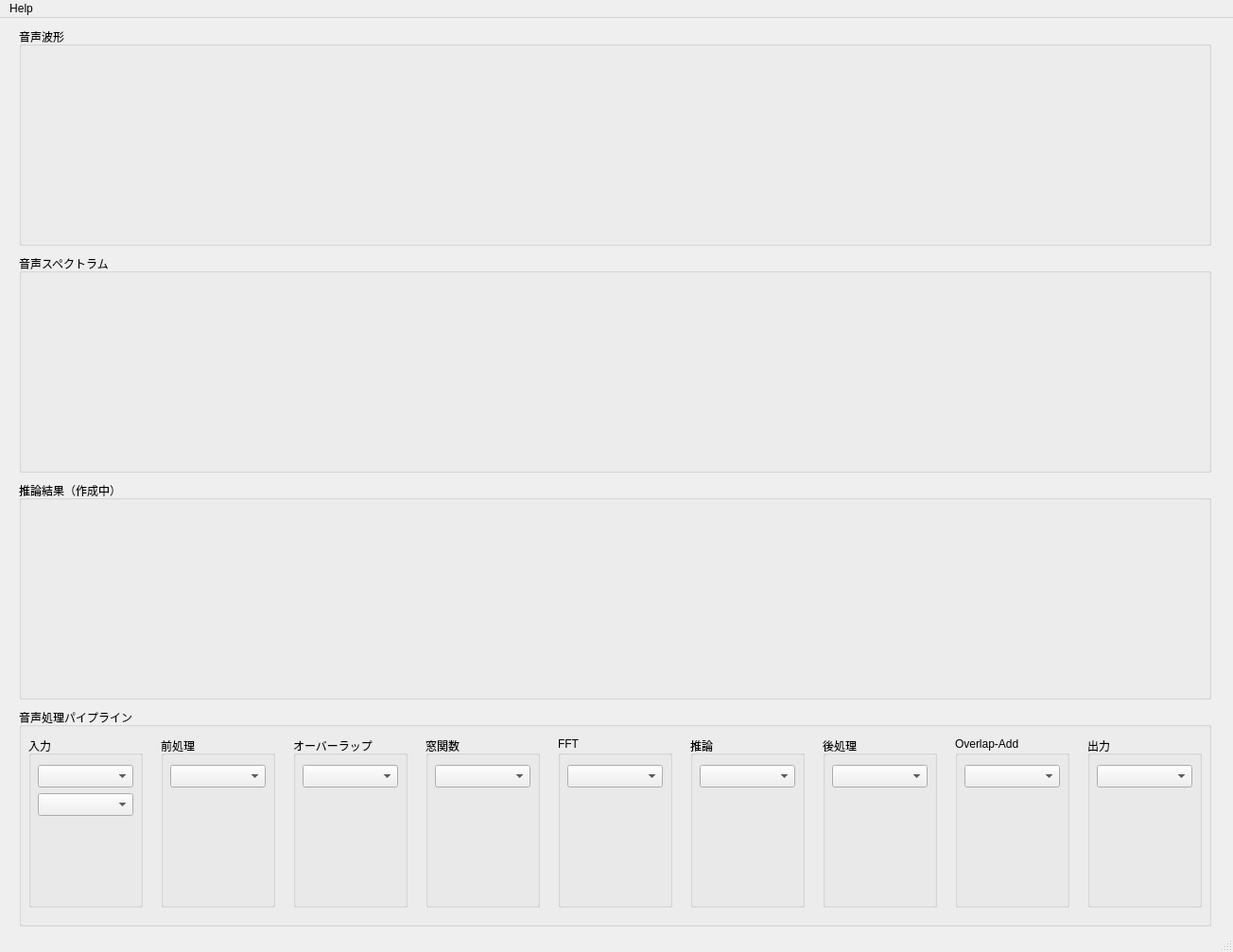
<?xml version="1.0" encoding="UTF-8"?>
<ui version="4.0">
 <class>MainWindow</class>
 <widget class="QMainWindow" name="MainWindow">
  <property name="geometry">
   <rect>
    <x>0</x>
    <y>0</y>
    <width>1304</width>
    <height>1007</height>
   </rect>
  </property>
  <property name="windowTitle">
   <string>MainWindow</string>
  </property>
  <widget class="QWidget" name="centralwidget">
   <widget class="QGroupBox" name="groupBoxWaveform">
    <property name="geometry">
     <rect>
      <x>20</x>
      <y>10</y>
      <width>1261</width>
      <height>231</height>
     </rect>
    </property>
    <property name="title">
     <string>音声波形</string>
    </property>
    <widget class="QWidget" name="widgetWaveform" native="true">
     <property name="geometry">
      <rect>
       <x>10</x>
       <y>30</y>
       <width>1241</width>
       <height>191</height>
      </rect>
     </property>
    </widget>
   </widget>
   <widget class="QGroupBox" name="groupBoxSpectrum">
    <property name="geometry">
     <rect>
      <x>20</x>
      <y>250</y>
      <width>1261</width>
      <height>231</height>
     </rect>
    </property>
    <property name="title">
     <string>音声スペクトラム</string>
    </property>
    <widget class="QWidget" name="widgetSpectrum" native="true">
     <property name="geometry">
      <rect>
       <x>10</x>
       <y>30</y>
       <width>1241</width>
       <height>191</height>
      </rect>
     </property>
    </widget>
   </widget>
   <widget class="QGroupBox" name="groupBoxInferResult">
    <property name="geometry">
     <rect>
      <x>20</x>
      <y>490</y>
      <width>1261</width>
      <height>231</height>
     </rect>
    </property>
    <property name="title">
     <string>推論結果（作成中）</string>
    </property>
    <widget class="QWidget" name="widgetInferResult" native="true">
     <property name="geometry">
      <rect>
       <x>10</x>
       <y>30</y>
       <width>1241</width>
       <height>191</height>
      </rect>
     </property>
    </widget>
   </widget>
   <widget class="QGroupBox" name="groupBoxPipeline">
    <property name="geometry">
     <rect>
      <x>20</x>
      <y>730</y>
      <width>1261</width>
      <height>231</height>
     </rect>
    </property>
    <property name="title">
     <string>音声処理パイプライン</string>
    </property>
    <widget class="QGroupBox" name="groupBoxAcquire">
     <property name="geometry">
      <rect>
       <x>10</x>
       <y>30</y>
       <width>121</width>
       <height>181</height>
      </rect>
     </property>
     <property name="title">
      <string>入力</string>
     </property>
     <widget class="QComboBox" name="comboBoxAcquire">
      <property name="geometry">
       <rect>
        <x>10</x>
        <y>30</y>
        <width>101</width>
        <height>24</height>
       </rect>
      </property>
     </widget>
     <widget class="QComboBox" name="comboBoxAcquireDevice">
      <property name="geometry">
       <rect>
        <x>10</x>
        <y>60</y>
        <width>101</width>
        <height>24</height>
       </rect>
      </property>
     </widget>
    </widget>
    <widget class="QGroupBox" name="groupBoxPreProcess">
     <property name="geometry">
      <rect>
       <x>150</x>
       <y>30</y>
       <width>121</width>
       <height>181</height>
      </rect>
     </property>
     <property name="title">
      <string>前処理</string>
     </property>
     <widget class="QComboBox" name="comboBoxPreProcess">
      <property name="geometry">
       <rect>
        <x>10</x>
        <y>30</y>
        <width>101</width>
        <height>24</height>
       </rect>
      </property>
     </widget>
    </widget>
    <widget class="QGroupBox" name="groupBoxOverlap">
     <property name="geometry">
      <rect>
       <x>290</x>
       <y>30</y>
       <width>121</width>
       <height>181</height>
      </rect>
     </property>
     <property name="title">
      <string>オーバーラップ</string>
     </property>
     <widget class="QComboBox" name="comboBoxOverlap">
      <property name="geometry">
       <rect>
        <x>10</x>
        <y>30</y>
        <width>101</width>
        <height>24</height>
       </rect>
      </property>
     </widget>
    </widget>
    <widget class="QGroupBox" name="groupBoxFft">
     <property name="geometry">
      <rect>
       <x>570</x>
       <y>30</y>
       <width>121</width>
       <height>181</height>
      </rect>
     </property>
     <property name="title">
      <string>FFT</string>
     </property>
     <widget class="QComboBox" name="comboBoxFft">
      <property name="geometry">
       <rect>
        <x>10</x>
        <y>30</y>
        <width>101</width>
        <height>24</height>
       </rect>
      </property>
     </widget>
    </widget>
    <widget class="QGroupBox" name="groupBoxInfer">
     <property name="geometry">
      <rect>
       <x>710</x>
       <y>30</y>
       <width>121</width>
       <height>181</height>
      </rect>
     </property>
     <property name="title">
      <string>推論</string>
     </property>
     <widget class="QComboBox" name="comboBoxInfer">
      <property name="geometry">
       <rect>
        <x>10</x>
        <y>30</y>
        <width>101</width>
        <height>24</height>
       </rect>
      </property>
     </widget>
    </widget>
    <widget class="QGroupBox" name="groupBoxPostProcess">
     <property name="geometry">
      <rect>
       <x>850</x>
       <y>30</y>
       <width>121</width>
       <height>181</height>
      </rect>
     </property>
     <property name="title">
      <string>後処理</string>
     </property>
     <widget class="QComboBox" name="comboBoxPostProcess">
      <property name="geometry">
       <rect>
        <x>10</x>
        <y>30</y>
        <width>101</width>
        <height>24</height>
       </rect>
      </property>
     </widget>
    </widget>
    <widget class="QGroupBox" name="groupBoxOverlapAdd">
     <property name="geometry">
      <rect>
       <x>990</x>
       <y>30</y>
       <width>121</width>
       <height>181</height>
      </rect>
     </property>
     <property name="title">
      <string>Overlap-Add</string>
     </property>
     <widget class="QComboBox" name="comboBoxOverlapAdd">
      <property name="geometry">
       <rect>
        <x>10</x>
        <y>30</y>
        <width>101</width>
        <height>24</height>
       </rect>
      </property>
     </widget>
    </widget>
    <widget class="QGroupBox" name="groupBoxOutput">
     <property name="geometry">
      <rect>
       <x>1130</x>
       <y>30</y>
       <width>121</width>
       <height>181</height>
      </rect>
     </property>
     <property name="title">
      <string>出力</string>
     </property>
     <widget class="QComboBox" name="comboBoxOutput">
      <property name="geometry">
       <rect>
        <x>10</x>
        <y>30</y>
        <width>101</width>
        <height>24</height>
       </rect>
      </property>
     </widget>
    </widget>
    <widget class="QGroupBox" name="groupBoxWindow">
     <property name="geometry">
      <rect>
       <x>430</x>
       <y>30</y>
       <width>121</width>
       <height>181</height>
      </rect>
     </property>
     <property name="title">
      <string>窓関数</string>
     </property>
     <widget class="QComboBox" name="comboBoxWindow">
      <property name="geometry">
       <rect>
        <x>10</x>
        <y>30</y>
        <width>101</width>
        <height>24</height>
       </rect>
      </property>
     </widget>
    </widget>
   </widget>
  </widget>
  <widget class="QStatusBar" name="statusbar"/>
  <widget class="QMenuBar" name="menubar">
   <property name="geometry">
    <rect>
     <x>0</x>
     <y>0</y>
     <width>1304</width>
     <height>21</height>
    </rect>
   </property>
   <widget class="QMenu" name="menuHelp">
    <property name="title">
     <string>Help</string>
    </property>
   </widget>
   <addaction name="menuHelp"/>
  </widget>
 </widget>
 <resources/>
 <connections/>
</ui>
